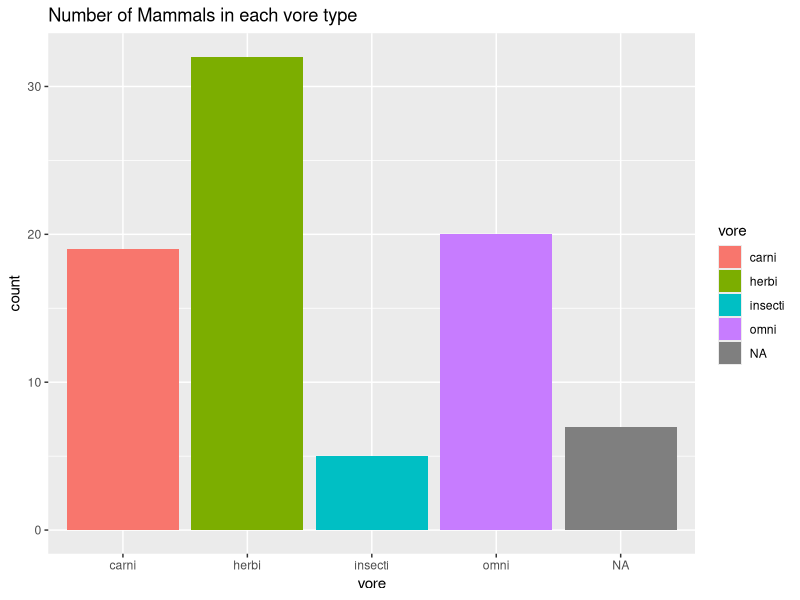
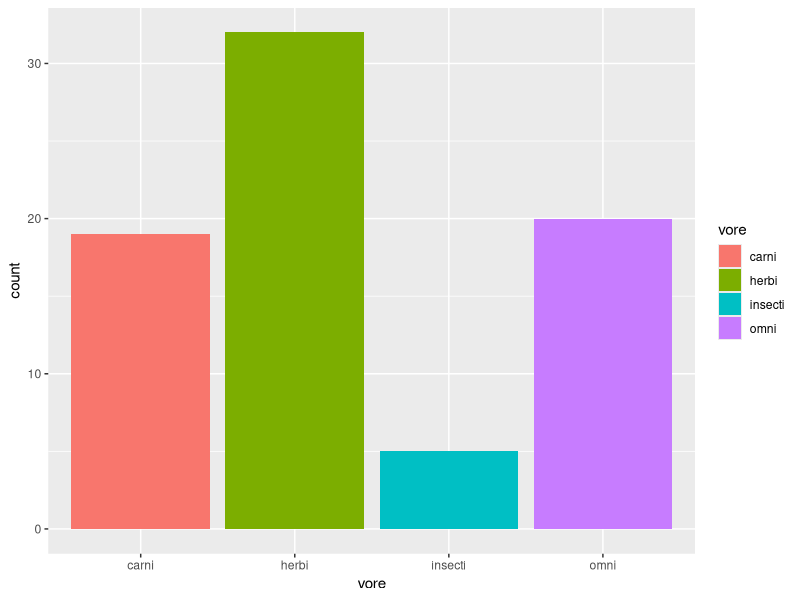
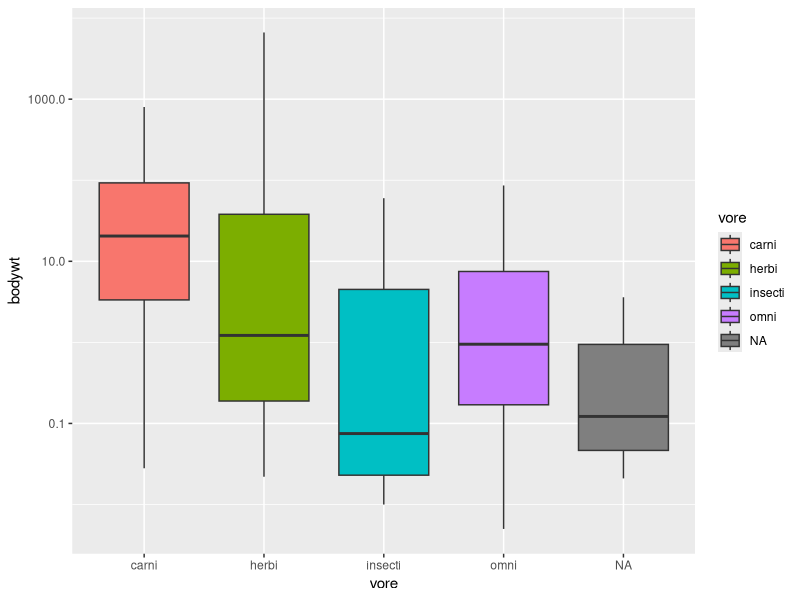
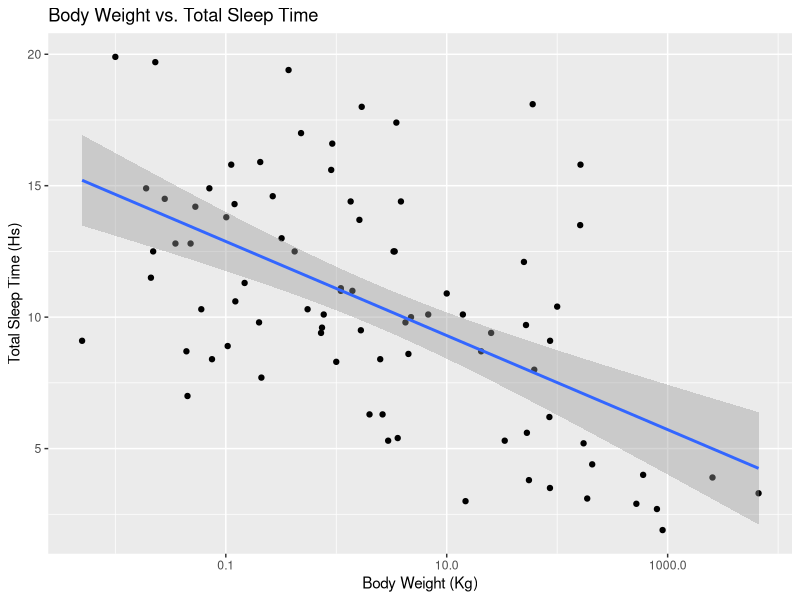
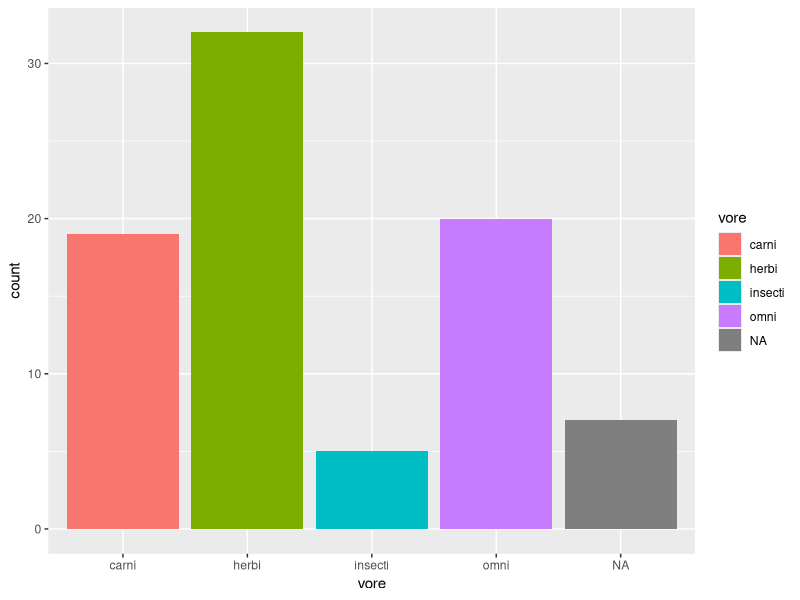
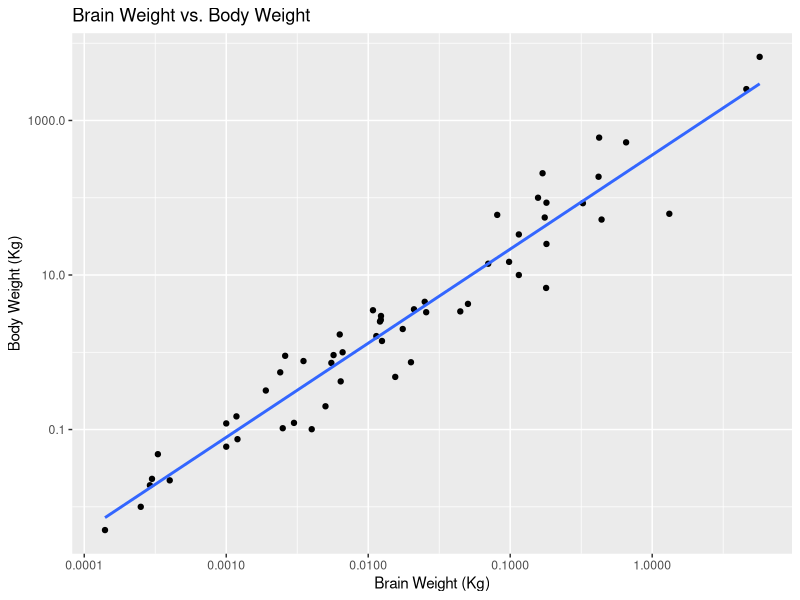
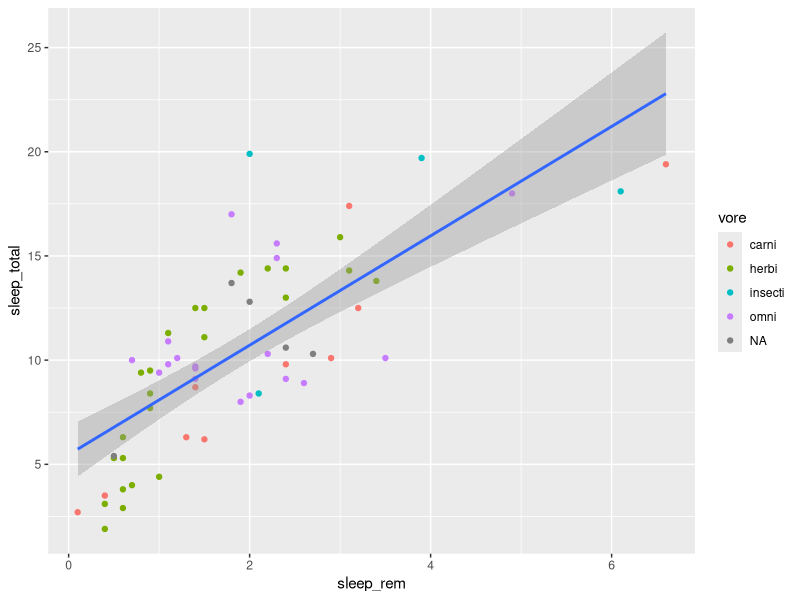

Here is the R script that generated these plots, in order:
## ---- chunk 1
library("tidyverse")
options(scipen = 999) #disable scientific notation
## ---- chunk 2
msleep <- msleep
## ---- chunk 3
?msleep
## ---- chunk 4
str(msleep)
## ---- chunk 5
names(msleep)
## ---- chunk 6
ggplot(data=msleep,
       mapping=aes(x=vore))+
  geom_bar(mapping=aes(fill=vore))+
  labs(title="Number of Mammals in each vore type")
## ---- chunk 7
ggplot(data=msleep,
       mapping=aes(x=vore))+
  geom_bar(mapping=aes(fill=vore))+
  scale_x_discrete(na.translate=F)
## ---- chunk 8
mean(msleep$sleep_total)
## ---- chunk 9
summary(msleep$bodywt)
## ---- chunk 10
ggplot(data=msleep,
       mapping=aes(x=vore, y=bodywt))+
  geom_boxplot(mapping=aes(fill=vore))+
  scale_y_log10()
## ---- chunk 11
ggplot(data=msleep,
       mapping=aes(x=bodywt, y=sleep_total))+
  geom_point()+
  geom_smooth(method=lm, se=T)+
  scale_x_log10()+
  labs(title="Body Weight vs. Total Sleep Time",
       x="Body Weight (Kg)", y="Total Sleep Time (Hs)")

## ---- chunk 12
names(msleep)
## ---- chunk 13
ggplot(data=msleep,
      mapping=aes(x=vore))+
  geom_bar(mapping=aes(fill=vore))
## ---- chunk 14
names(msleep)
## ---- chunk 15
ggplot(data=msleep,
       mapping=aes(x=brainwt,y=bodywt))+
  geom_point()+
  geom_smooth(method=lm, se=F)+
  scale_x_log10()+
  scale_y_log10()+
  labs(title="Brain Weight vs. Body Weight",
       x="Brain Weight (Kg)", y="Body Weight (Kg)")
## ---- chunk 16
ggplot(data=msleep,
       mapping=aes(x=sleep_rem, y=sleep_total))+
  geom_point(mapping=aes(color=vore))+
  geom_smooth(method=lm, se=T)
  labs(title="Rem Sleep (Hs) vs. Total Sleep (Hs)", x="Rem Sleep(Hs)", y="Total Sleep (Hs)")
